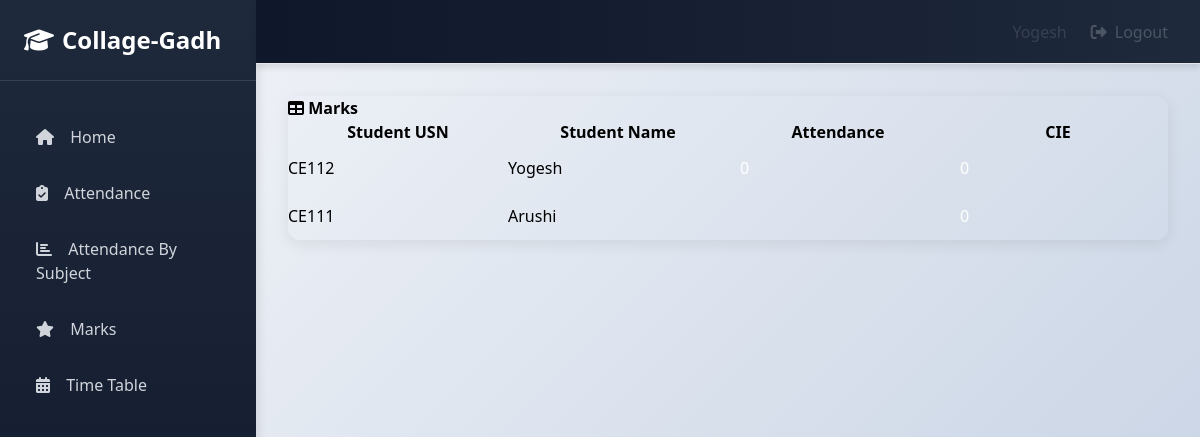
/teacher/44/Report/ (signed in), run on the app's committed database.
### info/models.py (models this page shows, shortened)
class User(AbstractUser):
    @property
    def is_student(self):
        if hasattr(self, 'student'):
            return True
        return False

class Student(models.Model):
    user = models.OneToOneField(User, on_delete=models.CASCADE, null=True)
    class_id = models.ForeignKey(Class, on_delete=models.CASCADE, default=1)
    USN = models.CharField(primary_key='True', max_length=100)
    name = models.CharField(max_length=200)
    sex = models.CharField(max_length=50, choices=sex_choice, default='Male')
    DOB = models.DateField(default='1998-01-01')
    def __str__(self):
        return self.name

class StudentCourse(models.Model):
    student = models.ForeignKey(Student, on_delete=models.CASCADE)
    course = models.ForeignKey(Course, on_delete=models.CASCADE)
    class Meta:
        unique_together = (('student', 'course'),)
        verbose_name_plural = 'Marks'
    def get_cie(self):
        marks_list = self.marks_set.all()
        m = []
        for mk in marks_list:
            m.append(mk.marks1)
        cie = math.ceil(sum(m[:5]) / 2)
        return cie
    def get_attendance(self):
        a = AttendanceTotal.objects.get(student=self.student, course=self.course)
        return a.attendance

class Course(models.Model):
    dept = models.ForeignKey(Dept, on_delete=models.CASCADE)
    id = models.CharField(primary_key='True', max_length=50)
    name = models.CharField(max_length=50)
    shortname = models.CharField(max_length=50, default='X')
    def __str__(self):
        return self.name

class AttendanceTotal(models.Model):
    course = models.ForeignKey(Course, on_delete=models.CASCADE)
    student = models.ForeignKey(Student, on_delete=models.CASCADE)
    class Meta:
        unique_together = (('student', 'course'),)
    @property
    def attendance(self):
        stud = Student.objects.get(name=self.student)
        cr = Course.objects.get(name=self.course)
        total_class = Attendance.objects.filter(course=cr, student=stud).count()
        att_class = Attendance.objects.filter(course=cr, student=stud, status='True').count()
        if total_class == 0:
            attendance = 0
        else:
            attendance = round(att_class / total_class * 100, 2)
        return attendance

class Marks(models.Model):
    studentcourse = models.ForeignKey(StudentCourse, on_delete=models.CASCADE)
    name = models.CharField(max_length=50, choices=test_name, default='Internal test 1')
    marks1 = models.IntegerField(default=0, validators=[MinValueValidator(0), MaxValueValidator(100)])
    class Meta:
        unique_together = (('studentcourse', 'name'),)

### info/views.py (the view)
# urls.py: path('teacher/<int:assign_id>/Report/', views.t_report, name='t_report'),
@login_required()
def t_report(request, assign_id):
    ass = get_object_or_404(Assign, id=assign_id)
    sc_list = []
    for stud in ass.class_id.student_set.all():
        a = StudentCourse.objects.get(student=stud, course=ass.course)
        sc_list.append(a)
    return render(request, 'info/t_report.html', {'sc_list': sc_list})

### info/templates/info/t_report.html
{% extends 'info/base.html' %}
    {% load static %}
    {% block content %}
                  <div class="card mb-3">
            <div class="card-header">
              <i class="fas fa-table"></i>
            <b>Marks</b></div>
            <div class="card-body">
              <div class="table-responsive">
                <table class="table table-bordered" id="dataTable" width="100%" cellspacing="0">
                  <thead>
                    <tr>
                        <th style="width: 25%">Student USN</th>
                        <th style="width: 25%">Student Name</th>
                        <th style="width: 25%">Attendance</th>
                        <th style="width: 25%">CIE</th>
                  </thead>
                  <tbody>
                    {% for sc in sc_list %}
                    <tr>
                        <td>{{ sc.student_id }}</td>
                        <td>{{ sc.student.name }}</td>
                        {% if sc.get_attendance < 75 %}
                            <td class="p-3 mb-2 bg-danger text-white">{{ sc.get_attendance }}</td>
                        {% else %}
                            <td class="p-3 mb-2 bg-success text-white">{{ sc.get_attendance }}</td>
                        {% endif %}
                        {% if sc.get_cie < 25 %}
                            <td class="p-3 mb-2 bg-danger text-white">{{ sc.get_cie }}</td>
                        {% else %}
                            <td class="p-3 mb-2 bg-success text-white">{{ sc.get_cie }}</td>
                        {% endif %}
                    </tr>
                    {% empty %}
                            <p>student has no courses</p>
                    {% endfor %}
                  </tbody>
                </table>
              </div>
            </div>
          </div>
    {% endblock %}

### info/templates/info/base.html (shortened to what this page needs)
<!DOCTYPE html>
<html lang="en">
  <head>
    {% load static %}
    <script src="https://cdn.tailwindcss.com"></script>
    <link rel="stylesheet" href="https://cdnjs.cloudflare.com/ajax/libs/font-awesome/6.4.0/css/all.min.css">
  </head>
  <body id="page-top" class="flex h-screen bg-gray-100">
    <aside class="sidebar w-64 h-screen overflow-y-auto">
      <div class="p-6 border-b border-slate-700">
        <a href="{% url 'index' %}" class="text-2xl font-bold text-white flex items-center gap-2">
          <i class="fas fa-graduation-cap"></i> Collage-Gadh
        </a>
      </div>
      <nav class="mt-8 px-4 space-y-2">
        <a href="{% url 'index' %}" class="sidebar-item block px-4 py-3 text-gray-300 hover:text-white font-medium">
          <i class="fas fa-home mr-3"></i> Home
        </a>
        {% if request.user.is_student %}
          <a href="{% url 'attendance' request.user.student.USN %}" class="sidebar-item block px-4 py-3 text-gray-300 hover:text-white font-medium">
            <i class="fas fa-clipboard-check mr-3"></i> Attendance
          </a>
          <a href="{% url 'attendance' request.user.student.USN %}" class="sidebar-item block px-4 py-3 text-gray-300 hover:text-white font-medium">
            <i class="fas fa-chart-bar mr-3"></i> Attendance By Subject
          </a>
          <a href="{% url 'marks_list' request.user.student.USN %}" class="sidebar-item block px-4 py-3 text-gray-300 hover:text-white font-medium">
            <i class="fas fa-star mr-3"></i> Marks
          </a>
          <a href="{% url 'timetable' request.user.student.class_id_id %}" class="sidebar-item block px-4 py-3 text-gray-300 hover:text-white font-medium">
            <i class="fas fa-calendar-alt mr-3"></i> Time Table
          </a>
        {% endif %}
      </nav>
    </aside>
    <div class="flex-1 flex flex-col">
      <nav class="navbar h-16 flex items-center justify-between px-8 border-b border-gray-200">
        <div class="flex items-center gap-6">
          <span class="text-gray-700 font-medium capitalize">
            {% if request.user.is_student %}
              {{ request.user.student.name }}
            {% elif request.user.is_teacher %}
              {{ request.user.teacher.name }}
            {% else %}
              {{ request.user.username }}
            {% endif %}
          </span>
          <button onclick="showLogoutModal()" class="text-gray-600 hover:text-gray-900 font-medium flex items-center gap-2">
            <i class="fas fa-sign-out-alt"></i> Logout
          </button>
        </div>
      </nav>
      <main class="flex-1 overflow-auto p-8">
        {% block content %}
        {% endblock %}
      </main>
    </div>
  </body>
</html>

### info/templates/info/base.html (style rules this page uses)
* { margin: 0; padding: 0; box-sizing: border-box; }
body { background: linear-gradient(135deg, #f5f7fa 0%, #c3cfe2 100%); min-height: 100vh; }
.sidebar { background: linear-gradient(180deg, #1e293b 0%, #0f172a 100%); box-shadow: 2px 0 10px rgba(0,0,0,0.1); }
.sidebar-item { border-left: 4px solid transparent; transition: all 0.3s ease; }
.navbar { background: linear-gradient(90deg, #0f172a 0%, #1e293b 100%); box-shadow: 0 4px 6px rgba(0,0,0,0.1); }
.card { border: none; border-radius: 12px; box-shadow: 0 4px 15px rgba(0,0,0,0.08); transition: all 0.3s ease; }

### data on the page
User: user.student.name "Yogesh"
StudentCourse: student_id "CE112", student.name "Yogesh", get_attendance "0", get_cie "0"
StudentCourse: student_id "CE111", student.name "Arushi", get_cie "0"
